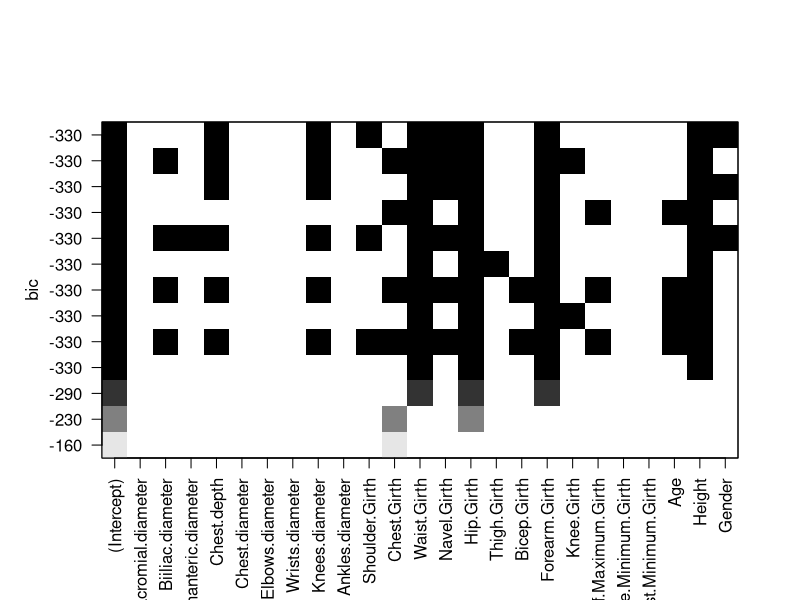
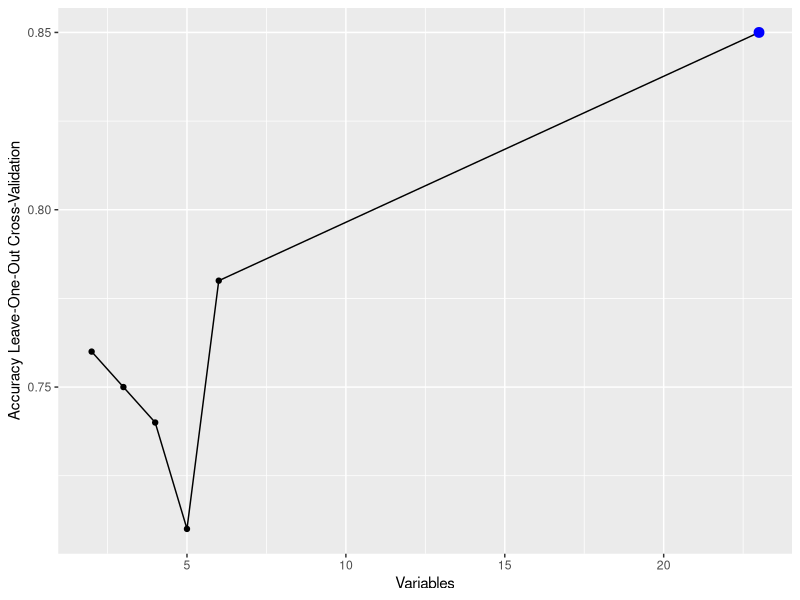

Reproduce these figures in R, in order.
## ---- chunk 1
knitr::opts_chunk$set(echo = TRUE)
library(dplyr)
library(tidyverse)
library(ggpubr)
library(leaps)
library(caret)
library(pROC)
## ---- chunk 2
datos <- read.csv2("EP09 Datos.csv", sep = ";")
## ---- chunk 3
# Crear la variable IMC
datos$IMC <- datos$Weight / (datos$Height / 100)^2

# Sobrepeso: IMC >= 25.0
# No sobrepeso: IMC < 25.0
# Crear la variable dicotómica EN (estado nutricional)
datos$EN <- ifelse(datos$IMC >= 25.0, "Sobrepeso", "No Sobrepeso")
datos$EN <- factor(datos$EN)
head(datos)
## ---- chunk 4
set.seed(8215)
## ---- chunk 5
# Separo los datos con sobrepeso y sin sobrepeso
personas_sobrepeso = datos[datos$EN == "Sobrepeso",]
personas_no_sobrepeso = datos[datos$EN == "No Sobrepeso",]
# Obtengo una muestra de 50 de cada conjunto de datos que se separó
muestra_sobrepeso = personas_sobrepeso[sample(1:nrow(personas_sobrepeso), size = 50),] 
muestra_no_sobrepeso = personas_no_sobrepeso[sample(1:nrow(personas_no_sobrepeso), size = 50),] 
# Uno las dos muestras en una, asegurando que la mitad tiene sobrepeso y la otra mitad no sobrepeso
muestra_total = rbind(muestra_sobrepeso, muestra_no_sobrepeso)
## ---- chunk 6
# Se seleccionan 2 a 8 predictores

predictors <- muestra_total[, !(names(muestra_total)  %in% c("IMC", "EN"))]
predictores_busqueda <- regsubsets(Weight ~ ., data=predictors, nbest = 1, nvmax = 13)
plot(predictores_busqueda)

## ---- chunk 7
modelo_multiple <- train(Weight ~ Waist.Girth + Hip.Girth+  Thigh.Girth + Forearm.Girth +  Height, data = muestra_total, method = "lm", 
                         trControl = trainControl(method = "boot", number = 100))

modelo_multiple

#modelo_multiple$finalModel$residuals :vvvvv

## ---- chunk 8

modelo_multiple_rfe <- rfe(IMC ~ . - Weight - Height - EN, data = muestra_total, sizes = 10:20, metric = "Rsquared", 
                            rfeControl = rfeControl(functions = lmFuncs, method = "repeatedcv", number = 5, repeats = 5))

predictors(modelo_multiple_rfe)



## ---- chunk 9

muestra_logistica <- muestra_total %>% select(-c(IMC, Weight, Height))

modelo_logistico <- rfe(EN ~ ., data = muestra_logistica, sizes = 2:6, metric = "ROC", 
                        rfeControl = rfeControl(functions = lrFuncs, method = "LOOCV"))

print(ggplot(modelo_logistico))

## ---- chunk 10
# no alcanzamos :c
